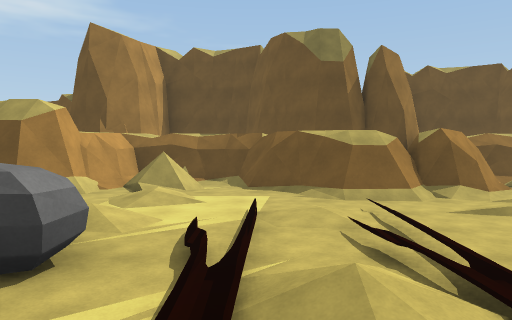
[1] (above)

24 first-person views from a walk through a Unity game level. The camera is 1.4 m above the floor, tilts 2° down and sees 70° across. The floor is counted in squares, 2 m on a side. Each view is taken from the middle of a square. On the plan, view 1 faces up. The plan holds only what a view shows up to about 11 squares ahead; the rest is blank. The place goes on beyond the plan.

[2]
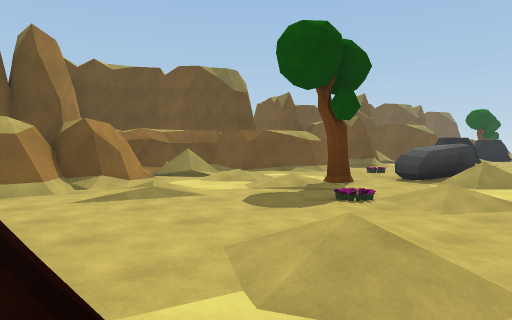

[3]
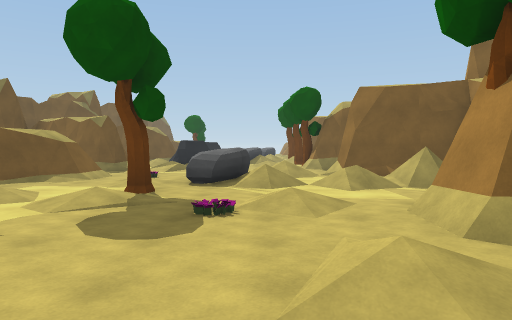

[4]
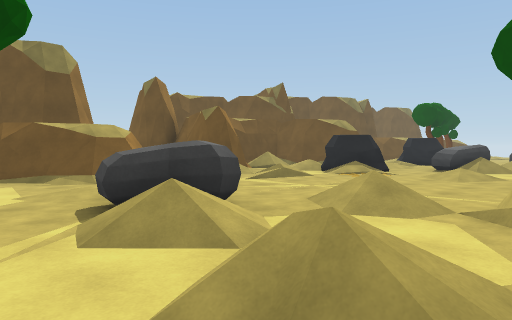

[5]
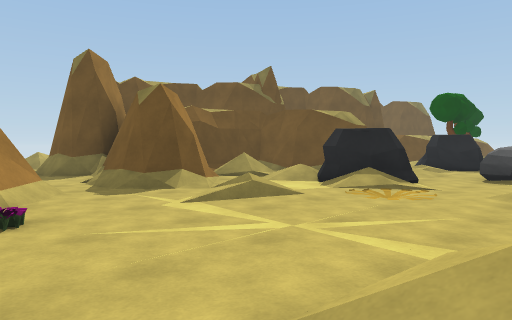

[6]
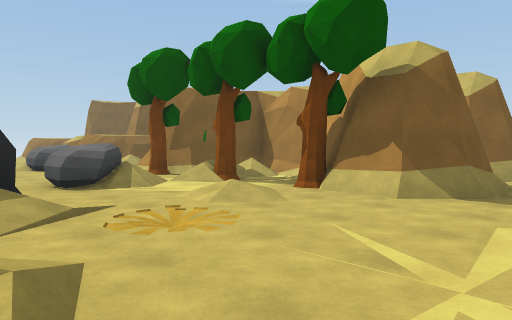

[7]
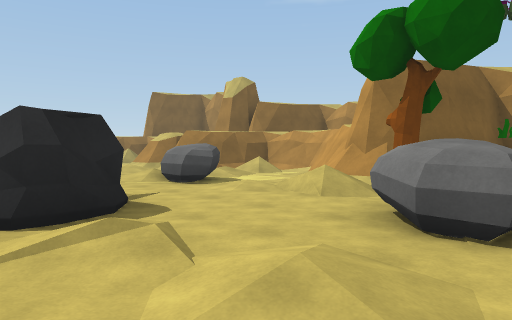

[8]
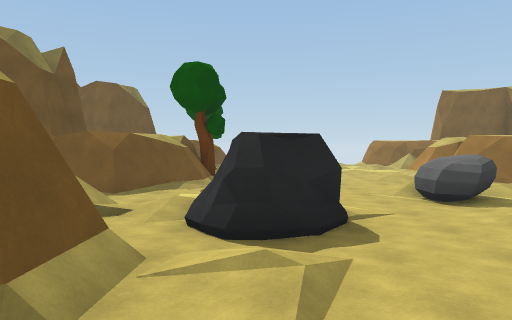

[9]
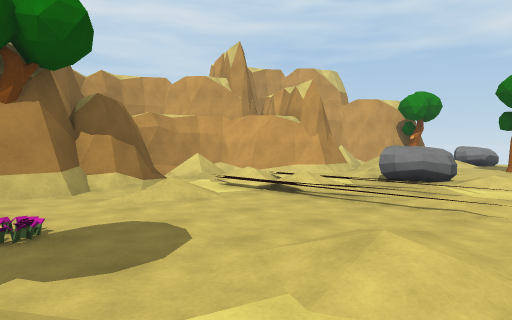

[10]
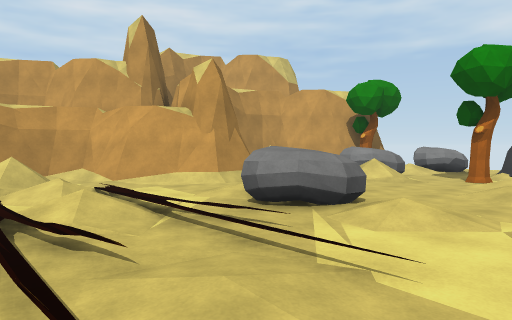

[11]
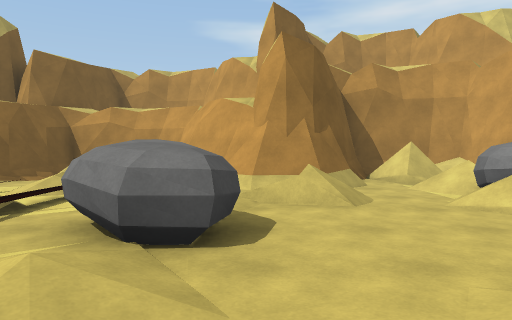

[12]
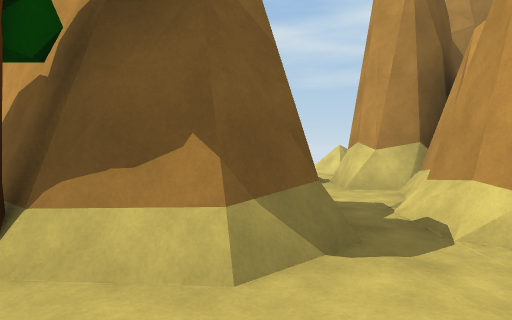

[13]
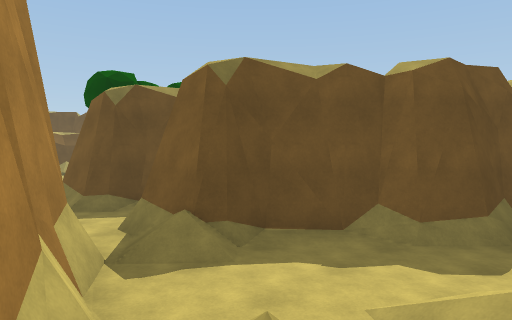

[14]
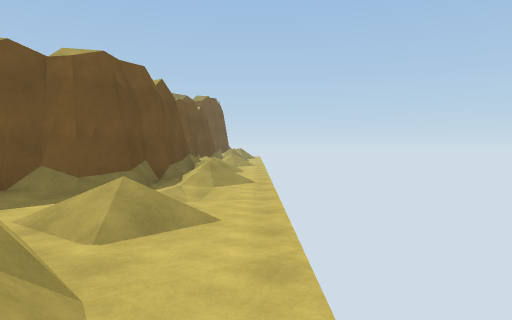

[15]
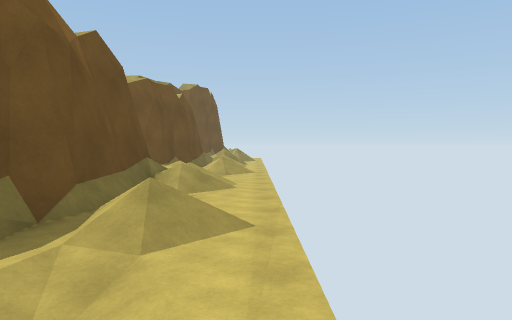

[16]
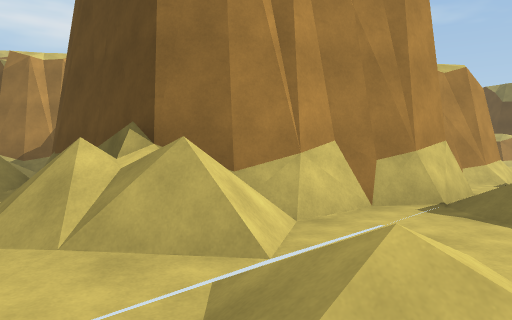

[17]
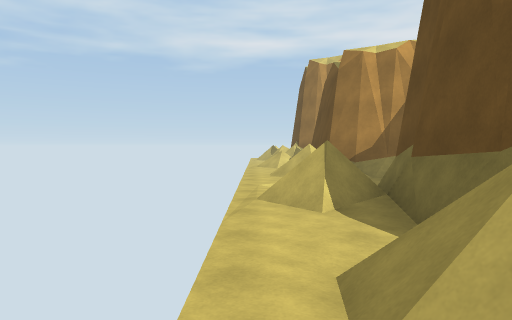

[18]
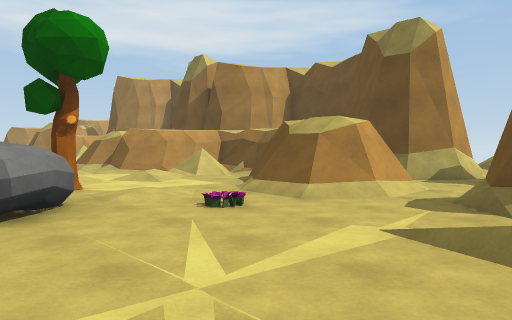

[19]
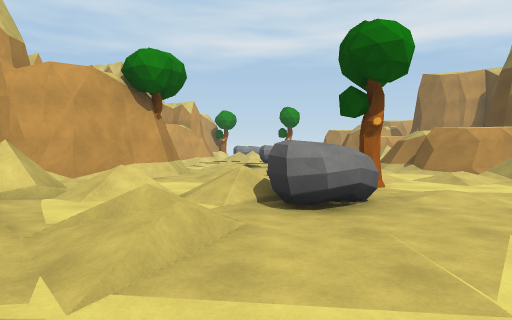

[20]
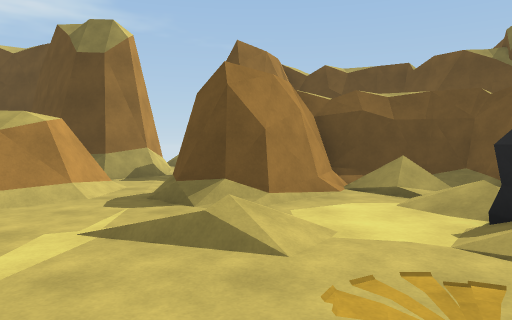

[21]
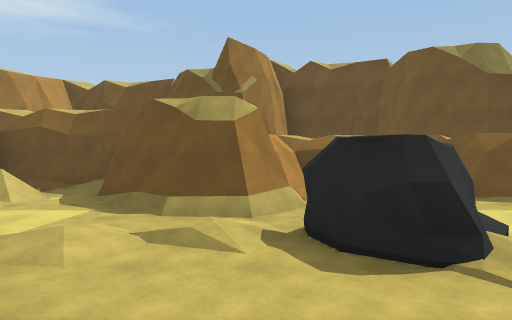

[22]
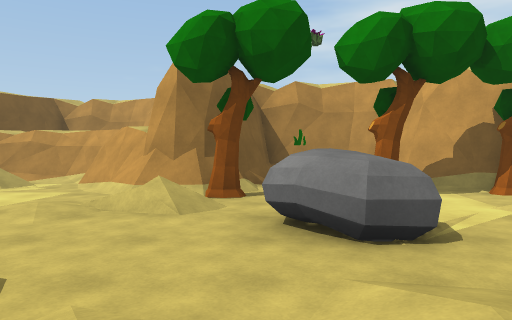

[23]
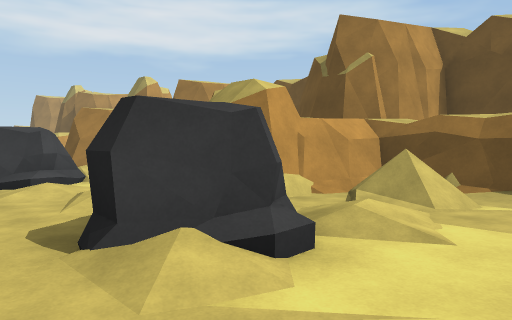

[24]
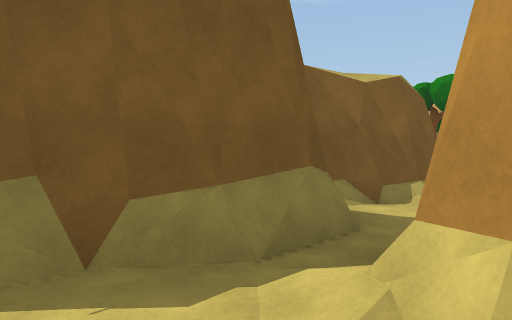

### Floor plan
Key: @ floor where view 1 was taken; # wall or solid block; . main floor; : floor 0.25 m higher than the main floor; - floor 0.25 m lower than the main floor; / step, stairs or slope; = window, fence, low wall or low ledge; R rock; P plant; T tree.
Columns run from 6 left of view 1 to 25 right of it. Each row starts with its distance up from view 1.
 13                  . /#
 12                  #.##
 11                  #.##
 10                 ##.##
  9    ####    ####  ...#####   ####
  8   ##=/######//####.###//#####/-#
  7  ##./..####///.###.##//..###./..
  6  / ./......../........//..////..
  5 ......:...:......P.//.RR/...RR..
  4 ....:.:...../T........:R..../R.
  3 ....R../...P...RR....P...R......
  2 R.....//...././/.....././RR...RR
  1 R.//...../../.././/.../.././/.RR
  0 /.##..@../##..//.//.##T.T:.T#../
 -1 #/###.//#####.=#/##.###..//###./
 -2 ### #///#   ##=####.####//## #//
 -3     #####    #  ##...  ####  ###
 -4                  ##.#
 -5                  ##/##
 -6                  ##//##
 -7                 ##/.--##     #
 -8         ### #####//.--/####//###
 -9          ==  ==- /////-/ -/////
-10              ..-....---..-.-.-.

Positions as (right, up) in squares from view 1, and headings:
1: (0, 0), facing up
2: (1, 0), facing up-right
3: (1, 2), facing right
4: (7, -1), facing up-right
5: (10, 1), facing up-right
6: (12, 5), facing down-right
7: (18, 6), facing down-right
8: (18, 5), facing right
9: (6, 6), facing down-left
10: (2, 6), facing down-left
11: (-3, 6), facing down
12: (14, 2), facing down
13: (11, -9), facing up-right
14: (10, -10), facing right
15: (14, -10), facing right
16: (14, -10), facing up-left
17: (12, -10), facing left
18: (14, 2), facing up-left
19: (14, 2), facing left
20: (14, 2), facing up
21: (21, 1), facing up
22: (20, 6), facing down
23: (25, 3), facing up-left
24: (11, 13), facing down-right
